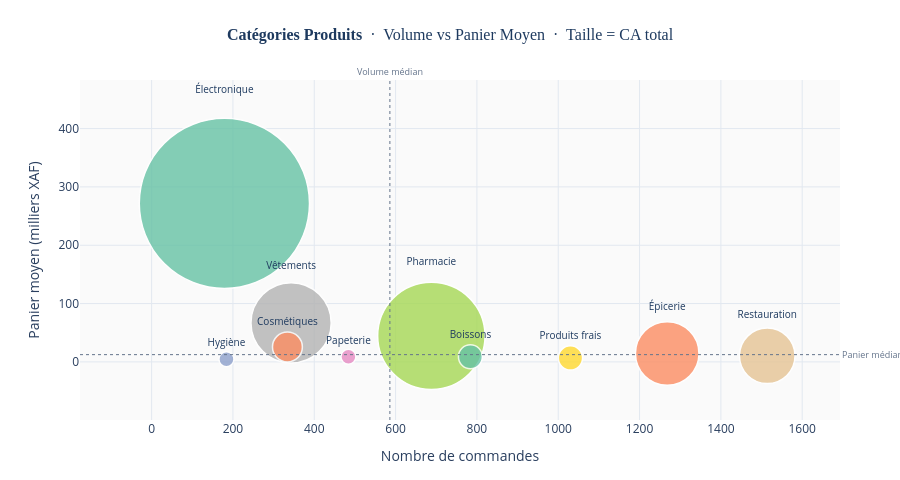

The notebook cell this image was saved under:
### Markdown cell above
---
## 6. Catégories Produits — CA vs Volume vs Panier

Scatter bubble : chaque bulle = une catégorie.
Axe X = volume commandes, Axe Y = panier moyen, Taille = CA total.

### Code cell
cat_stats = (
    ov[ov["cat_clean"].notna()]
    .groupby("cat_clean")
    .agg(
        orders     = ("order_id",         "count"),
        revenue    = ("total_amount_xaf", "sum"),
        avg_basket = ("total_amount_xaf", "mean"),
    )
    .reset_index()
    .sort_values("revenue", ascending=False)
)
cat_stats["revenue_M"]   = cat_stats["revenue"] / 1e6
cat_stats["avg_basket_k"] = cat_stats["avg_basket"] / 1000

COLORS_CAT = px.colors.qualitative.Set2[:len(cat_stats)]

fig = go.Figure()

for i, row in cat_stats.iterrows():
    fig.add_trace(go.Scatter(
        x=[row["orders"]],
        y=[row["avg_basket_k"]],
        mode="markers+text",
        marker=dict(
            size=max(row["revenue_M"] * 3.5, 15),
            color=COLORS_CAT[i % len(COLORS_CAT)],
            opacity=0.8,
            line=dict(width=1.5, color=WHITE),
        ),
        text=[row["cat_clean"]],
        textposition="top center",
        textfont=dict(size=10, color=NAVY),
        name=row["cat_clean"],
        hovertemplate=(
            f"<b>{row['cat_clean']}</b><br>"
            f"Commandes : {row['orders']:,}<br>"
            f"CA : {row['revenue_M']:.1f} M XAF<br>"
            f"Panier moyen : {row['avg_basket']:,.0f} XAF<extra></extra>"
        ),
    ))

# Quadrants
mid_x = cat_stats["orders"].median()
mid_y = cat_stats["avg_basket_k"].median()
fig.add_vline(x=mid_x, line_dash="dot", line_color=GRAY, line_width=1,
              annotation_text="Volume médian", annotation_position="top",
              annotation_font=dict(size=9, color=GRAY))
fig.add_hline(y=mid_y, line_dash="dot", line_color=GRAY, line_width=1,
              annotation_text="Panier médian", annotation_position="right",
              annotation_font=dict(size=9, color=GRAY))

fig.update_layout(
    title=dict(
        text="<b>Catégories Produits</b>  ·  Volume vs Panier Moyen  ·  Taille = CA total",
        font=dict(size=16, color=NAVY, family="Georgia"), x=0.5,
    ),
    height=480,
    paper_bgcolor=WHITE,
    plot_bgcolor="#FAFAFA",
    xaxis=dict(title="Nombre de commandes", showgrid=True,
               gridcolor="#E2E8F0", zeroline=False),
    yaxis=dict(title="Panier moyen (milliers XAF)", showgrid=True,
               gridcolor="#E2E8F0", zeroline=False),
    showlegend=False,
    margin=dict(t=80, b=60, l=80, r=60),
)
fig.show()

### Figure 1 — Plotly figure (JSON) as saved in the notebook; plotly's stock layout.template omitted (floating-point values rounded to 4 significant figures)
{"data": [{"hovertemplate": "<b>Électronique</b><br>Commandes : 179<br>CA : 48.6 M XAF<br>Panier moyen : 271,716 XAF<extra></extra>", "marker": {"color": "rgb(102,194,165)", "line": {"color": "#FFFFFF", "width": 1.5}, "opacity": 0.8, "size": 170.2}, "mode": "markers+text", "name": "Électronique", "text": ["Électronique"], "textfont": {"color": "#1E3A5F", "size": 10}, "textposition": "top center", "type": "scatter", "x": [179], "y": [271.7]}, {"hovertemplate": "<b>Pharmacie</b><br>Commandes : 688<br>CA : 30.7 M XAF<br>Panier moyen : 44,605 XAF<extra></extra>", "marker": {"color": "rgb(166,216,84)", "line": {"color": "#FFFFFF", "width": 1.5}, "opacity": 0.8, "size": 107.4}, "mode": "markers+text", "name": "Pharmacie", "text": ["Pharmacie"], "textfont": {"color": "#1E3A5F", "size": 10}, "textposition": "top center", "type": "scatter", "x": [688], "y": [44.61]}, {"hovertemplate": "<b>Vêtements</b><br>Commandes : 343<br>CA : 22.9 M XAF<br>Panier moyen : 66,847 XAF<extra></extra>", "marker": {"color": "rgb(179,179,179)", "line": {"color": "#FFFFFF", "width": 1.5}, "opacity": 0.8, "size": 80.25}, "mode": "markers+text", "name": "Vêtements", "text": ["Vêtements"], "textfont": {"color": "#1E3A5F", "size": 10}, "textposition": "top center", "type": "scatter", "x": [343], "y": [66.85]}, {"hovertemplate": "<b>Épicerie</b><br>Commandes : 1,268<br>CA : 18.2 M XAF<br>Panier moyen : 14,322 XAF<extra></extra>", "marker": {"color": "rgb(252,141,98)", "line": {"color": "#FFFFFF", "width": 1.5}, "opacity": 0.8, "size": 63.56}, "mode": "markers+text", "name": "Épicerie", "text": ["Épicerie"], "textfont": {"color": "#1E3A5F", "size": 10}, "textposition": "top center", "type": "scatter", "x": [1268], "y": [14.32]}, {"hovertemplate": "<b>Restauration</b><br>Commandes : 1,514<br>CA : 15.9 M XAF<br>Panier moyen : 10,495 XAF<extra></extra>", "marker": {"color": "rgb(229,196,148)", "line": {"color": "#FFFFFF", "width": 1.5}, "opacity": 0.8, "size": 55.61}, "mode": "markers+text", "name": "Restauration", "text": ["Restauration"], "textfont": {"color": "#1E3A5F", "size": 10}, "textposition": "top center", "type": "scatter", "x": [1514], "y": [10.49]}, {"hovertemplate": "<b>Cosmétiques</b><br>Commandes : 334<br>CA : 8.5 M XAF<br>Panier moyen : 25,569 XAF<extra></extra>", "marker": {"color": "rgb(252,141,98)", "line": {"color": "#FFFFFF", "width": 1.5}, "opacity": 0.8, "size": 29.89}, "mode": "markers+text", "name": "Cosmétiques", "text": ["Cosmétiques"], "textfont": {"color": "#1E3A5F", "size": 10}, "textposition": "top center", "type": "scatter", "x": [334], "y": [25.57]}, {"hovertemplate": "<b>Produits frais</b><br>Commandes : 1,030<br>CA : 6.9 M XAF<br>Panier moyen : 6,736 XAF<extra></extra>", "marker": {"color": "rgb(255,217,47)", "line": {"color": "#FFFFFF", "width": 1.5}, "opacity": 0.8, "size": 24.28}, "mode": "markers+text", "name": "Produits frais", "text": ["Produits frais"], "textfont": {"color": "#1E3A5F", "size": 10}, "textposition": "top center", "type": "scatter", "x": [1030], "y": [6.736]}, {"hovertemplate": "<b>Boissons</b><br>Commandes : 784<br>CA : 6.8 M XAF<br>Panier moyen : 8,717 XAF<extra></extra>", "marker": {"color": "rgb(102,194,165)", "line": {"color": "#FFFFFF", "width": 1.5}, "opacity": 0.8, "size": 23.92}, "mode": "markers+text", "name": "Boissons", "text": ["Boissons"], "textfont": {"color": "#1E3A5F", "size": 10}, "textposition": "top center", "type": "scatter", "x": [784], "y": [8.717]}, {"hovertemplate": "<b>Papeterie</b><br>Commandes : 484<br>CA : 4.2 M XAF<br>Panier moyen : 8,729 XAF<extra></extra>", "marker": {"color": "rgb(231,138,195)", "line": {"color": "#FFFFFF", "width": 1.5}, "opacity": 0.8, "size": 15}, "mode": "markers+text", "name": "Papeterie", "text": ["Papeterie"], "textfont": {"color": "#1E3A5F", "size": 10}, "textposition": "top center", "type": "scatter", "x": [484], "y": [8.729]}, {"hovertemplate": "<b>Hygiène</b><br>Commandes : 184<br>CA : 0.9 M XAF<br>Panier moyen : 4,694 XAF<extra></extra>", "marker": {"color": "rgb(141,160,203)", "line": {"color": "#FFFFFF", "width": 1.5}, "opacity": 0.8, "size": 15}, "mode": "markers+text", "name": "Hygiène", "text": ["Hygiène"], "textfont": {"color": "#1E3A5F", "size": 10}, "textposition": "top center", "type": "scatter", "x": [184], "y": [4.694]}], "layout": {"annotations": [{"font": {"color": "#64748B", "size": 9}, "showarrow": false, "text": "Volume médian", "x": 586, "xanchor": "center", "xref": "x", "y": 1, "yanchor": "bottom", "yref": "y domain"}, {"font": {"color": "#64748B", "size": 9}, "showarrow": false, "text": "Panier médian", "x": 1, "xanchor": "left", "xref": "x domain", "y": 12.41, "yanchor": "middle", "yref": "y"}], "height": 480, "margin": {"b": 60, "l": 80, "r": 60, "t": 80}, "paper_bgcolor": "#FFFFFF", "plot_bgcolor": "#FAFAFA", "shapes": [{"line": {"color": "#64748B", "dash": "dot", "width": 1}, "type": "line", "x0": 586, "x1": 586, "xref": "x", "y0": 0, "y1": 1, "yref": "y domain"}, {"line": {"color": "#64748B", "dash": "dot", "width": 1}, "type": "line", "x0": 0, "x1": 1, "xref": "x domain", "y0": 12.41, "y1": 12.41, "yref": "y"}], "showlegend": false, "title": {"font": {"color": "#1E3A5F", "family": "Georgia", "size": 16}, "text": "<b>Catégories Produits</b>  ·  Volume vs Panier Moyen  ·  Taille = CA total", "x": 0.5}, "xaxis": {"gridcolor": "#E2E8F0", "showgrid": true, "title": {"text": "Nombre de commandes"}, "zeroline": false}, "yaxis": {"gridcolor": "#E2E8F0", "showgrid": true, "title": {"text": "Panier moyen (milliers XAF)"}, "zeroline": false}}}
